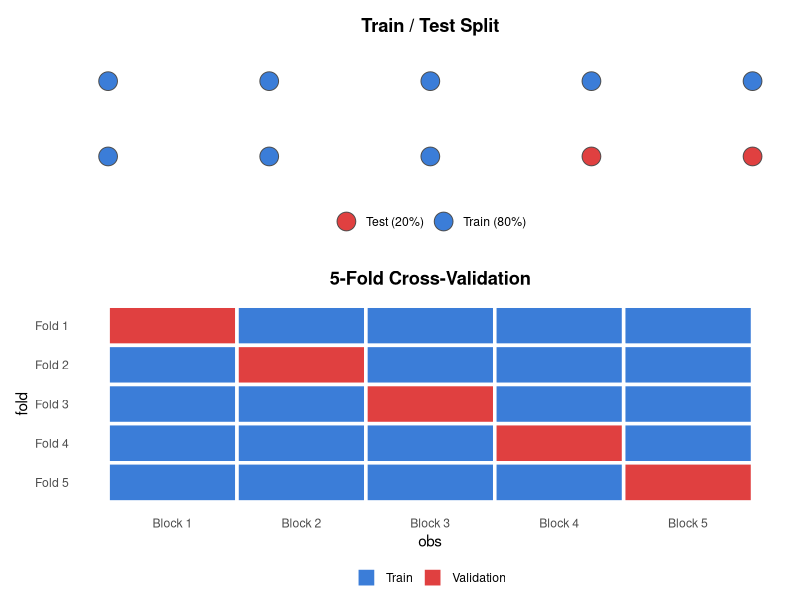
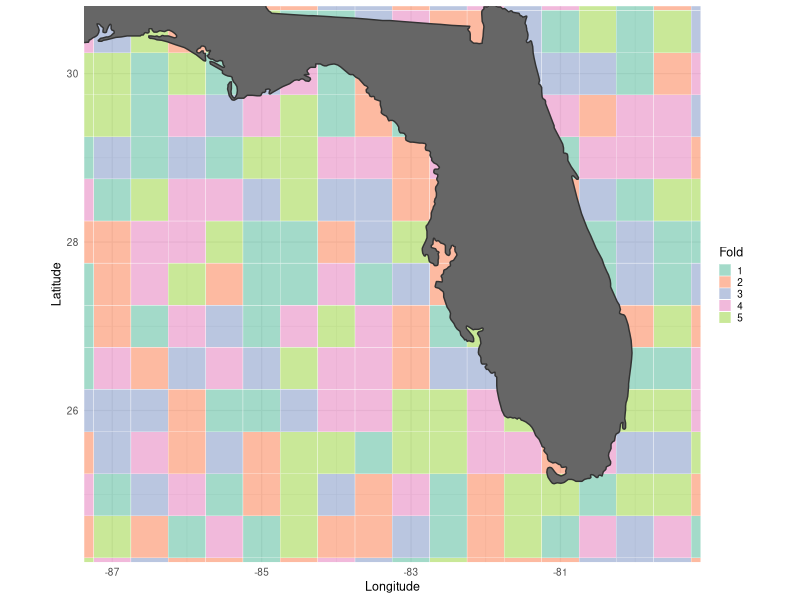

Write R code to recreate these figures, in order.
## ---- chunk 1
options(htmltools.dir.version = FALSE)
knitr::opts_chunk$set(
  fig.width = 10, fig.height = 6, fig.retina = 3,
  out.width = "100%",
  message = FALSE, warning = FALSE,
  cache = FALSE, echo = TRUE
)
library(tidyverse)
library(patchwork)
library(sf)
## ---- chunk 2
# Train/test split visualisation
set.seed(1)
split_df <- tibble(
  id = 1:10,
  x = rep(seq(0.5, 4.5, 1), 2),
  y = rep(c(2, 1), each = 5),
  role = c(rep("Train (80%)", 8), rep("Test (20%)", 2)))

p1 <- ggplot(split_df, aes(x = x, y = y, fill = role)) +
  geom_point(shape = 21, size = 6, colour = "grey30") +
  scale_fill_manual(values = c("Train (80%)" = "#3B7DD8", "Test (20%)" = "#E04040")) +
  labs(title = "Train / Test Split", fill = NULL) +
  theme_void(base_size = 11) +
  theme(legend.position = "bottom",
        legend.margin = margin(0, 0, 0, 0),
        plot.title = element_text(hjust = 0.5, face = "bold"),
        plot.margin = margin(2, 2, 2, 2)) +
  ylim(0.5, 2.5)

# 5-fold CV grid
cv_df <- expand_grid(fold = 1:5, obs = 1:5) |>
  mutate(role = if_else(fold == obs, "Validation", "Train"))

p2 <- ggplot(cv_df, aes(x = obs, y = fold, fill = role)) +
  geom_tile(colour = "white", linewidth = 1.2) +
  scale_fill_manual(values = c("Train" = "#3B7DD8", "Validation" = "#E04040")) +
  scale_y_reverse(breaks = 1:5, labels = paste("Fold", 1:5)) +
  scale_x_continuous(breaks = 1:5, labels = paste("Block", 1:5)) +
  labs(title = "5-Fold Cross-Validation", fill = NULL) +
  theme_minimal(base_size = 11) +
  theme(legend.position = "bottom",
        legend.margin = margin(0, 0, 0, 0),
        plot.title = element_text(hjust = 0.5, face = "bold"),
        panel.grid = element_blank(),
        plot.margin = margin(2, 2, 2, 2))

p1 / plot_spacer() / p2 + plot_layout(heights = c(1, 0.1, 1.3))
## ---- chunk 3
florida <- map_data("state", region = "florida")
fl_bbox <- tibble(xmin = -88, xmax = -79, ymin = 24, ymax = 31)
grid_size <- 0.5
grid_df <- expand_grid(
  x = seq(fl_bbox$xmin, fl_bbox$xmax, grid_size),
  y = seq(fl_bbox$ymin, fl_bbox$ymax, grid_size)) |>
  mutate(block_id = row_number())
set.seed(42)
grid_df <- grid_df |>
  mutate(fold = factor(sample(rep(1:5, length.out = n()))))
ggplot() +
  geom_tile(data = grid_df, aes(x = x, y = y, fill = fold),
            colour = "white", linewidth = 0.1, alpha = 0.6) +
  geom_polygon(data = florida, aes(x = long, y = lat, group = group),
               fill = "grey40", colour = "grey20") +
  scale_fill_brewer(palette = "Set2", name = "Fold") +
  coord_quickmap(xlim = c(-87, -79.5), ylim = c(24.5, 30.5)) +
  labs(x = "Longitude", y = "Latitude") +
  theme_minimal(base_size = 9) +
  theme(legend.position = "right", legend.key.size = unit(0.3, "cm"),
        panel.grid = element_line(colour = "grey90"))
